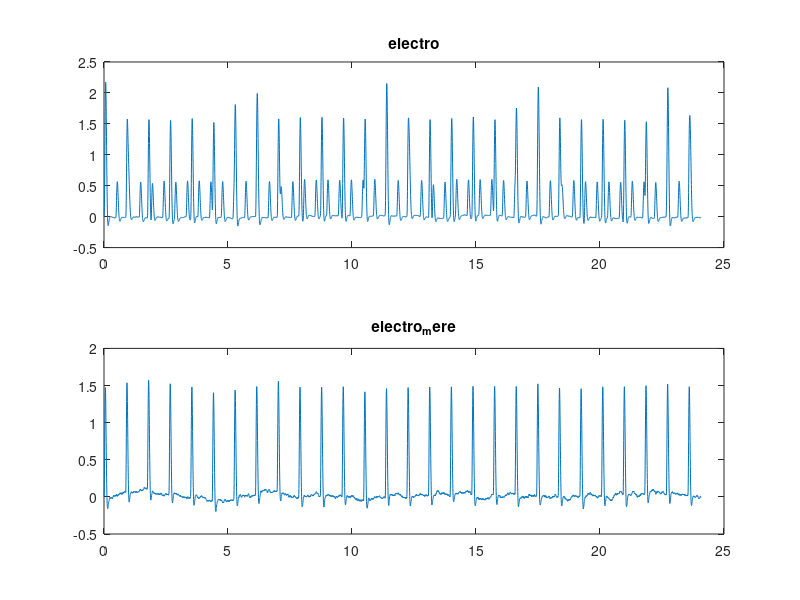
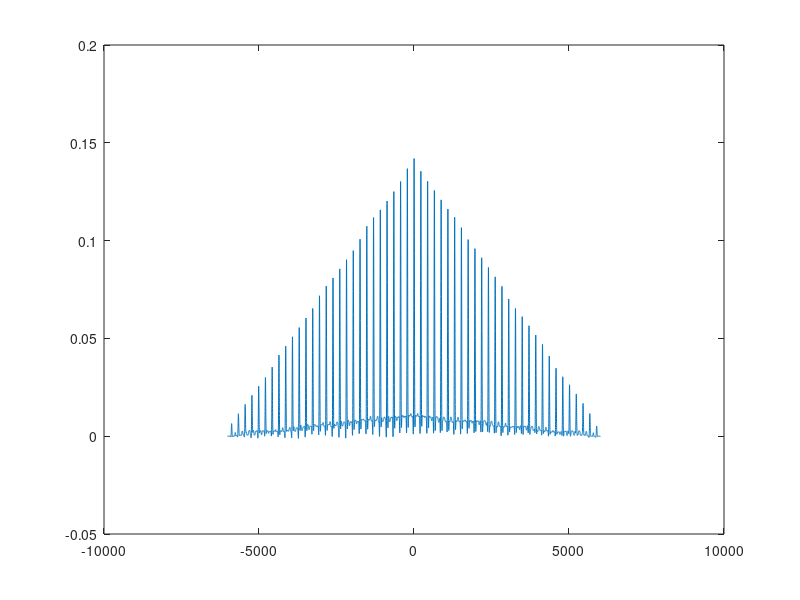
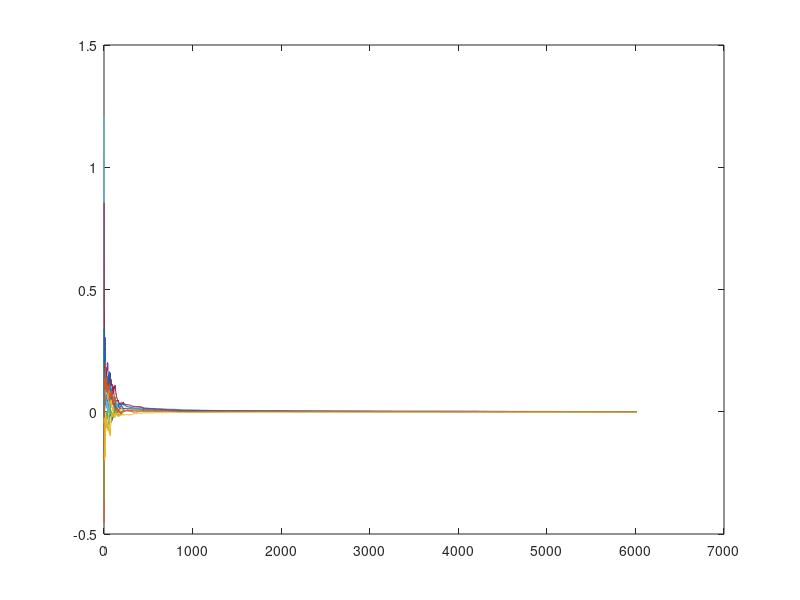
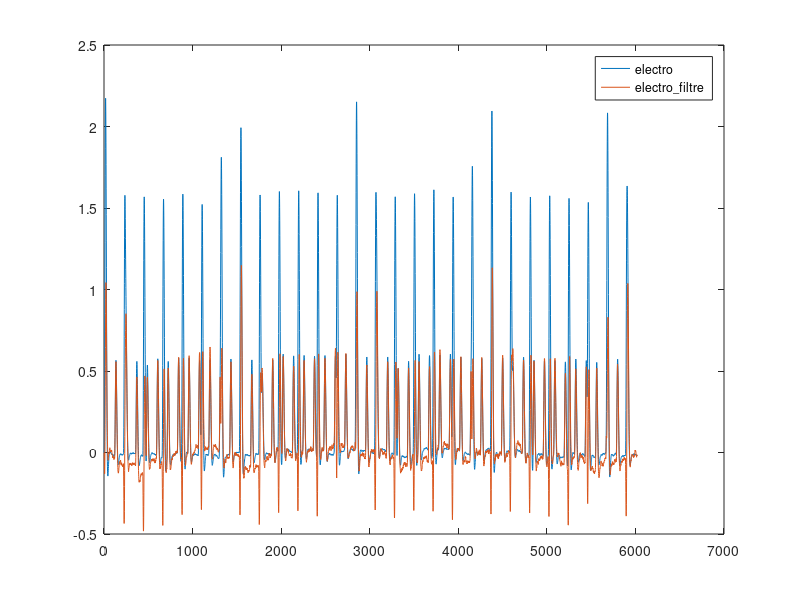

The MATLAB source for these figures, in order:
close all

load sig_electro.mat

N = length(electro);
electro = electro';
electro_mere = electro_mere(1:N)';
t=0:Ts:N*Ts-Ts;
figure(1)
subplot(211)
plot(t,electro)
title("electro")
subplot(212)
plot(t,electro_mere)
title("electro_mere")

[Ryx,lags]=xcorr(electro,electro_mere,'biased');
figure(2)
plot(lags, Ryx)

n = 60;

phi = [zeros(n-1,1); electro_mere];


K=length(electro_mere);
figure(3)
for j=1:10
    theta = wgn(n+1, 1, 1);
    Pt = 10000*eye(n+1);
    lambda = 1;
    thetas = [theta zeros([n+1 K-n-1])];
    for i=1:K-1
        Kt = Pt*phi(i+n:-1:i)/(phi(i+n:-1:i)'*Pt*phi(i+n:-1:i)+lambda);
        Pt = (1/lambda)*(Pt-Kt*phi(i+n:-1:i)'*Pt);
        theta = theta+Kt*(electro_mere(i)-phi(i+n:-1:i)'*theta);
        thetas(:,i) = theta;
    end
    plot(thetas(1,:))
    hold on
end
hold off

electro_mere_filtre = zeros(size(electro_mere));
theta = zeros([n+1 1]);
Pt = 10000*eye(n+1);
for i=1:K-1
    Kt = Pt*phi(i+n:-1:i)/(phi(i+n:-1:i)'*Pt*phi(i+n:-1:i)+lambda);
    Pt = (1/lambda)*(Pt-Kt*phi(i+n:-1:i)'*Pt);
    theta = theta+Kt*(electro_mere(i)-phi(i+n:-1:i)'*theta);
    thetas(:,i) = theta;
    electro_mere_filtre(i) = theta'*phi(i+n:-1:i);
end

figure(4)
plot(electro)
hold on
plot(electro-electro_mere_filtre)
hold off
legend('electro','electro\_filtre')

function x_filtre = filtrageMoindresCarres(x, y, n, P0)
    phi = [zeros(n-1,1); x];

    x_filtre = zeros(size(x));
    theta = zeros([n+1 1]);
    Pt = P0*eye(n+1);
    for i=1:K-1
        Kt = Pt*phi(i+n:-1:i)/(phi(i+n:-1:i)'*Pt*phi(i+n:-1:i)+lambda);
        Pt = (1/lambda)*(Pt-Kt*phi(i+n:-1:i)'*Pt);
        theta = theta+Kt*(x(i)-phi(i+n:-1:i)'*theta);
        x_filtre(i) = theta'*phi(i+n:-1:i);
    end